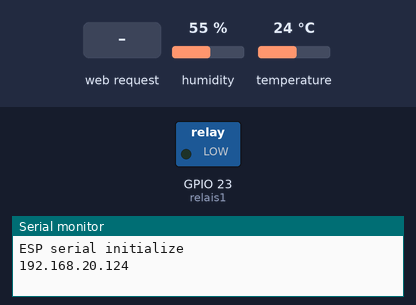
This sketch was run on a simulated ESP32. On the bench: switched loads named in the sketch (green lamp = pin HIGH), the last lines printed to the serial monitor. The test bench sets the inputs (shaded band); at power-on: humidity 55 %, temperature 24 °C. WiFi joins after 1.5 s; servers stay silent unless stated; EEPROM starts erased.

Above: at 2.4 s.
2.5 s: HTTP request GET / received
At 4.8 s:
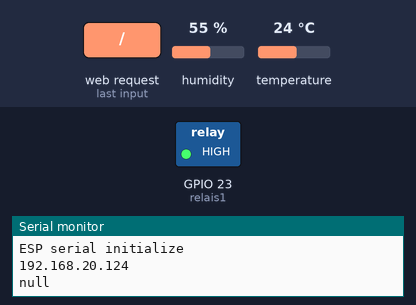
5.7 s: HTTP request GET /d received
At 7.9 s:
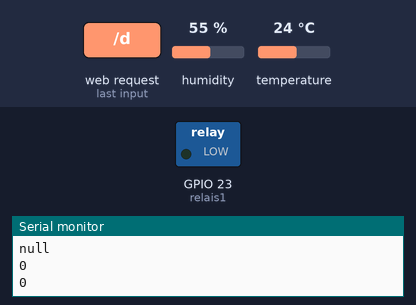
Timing chart, 0 to 9.4 s (numbered marks = the images above; inputs shaded):
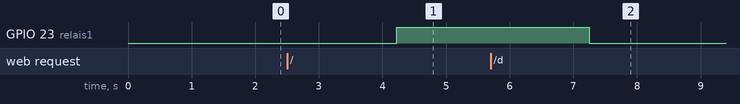

The sketch:

comino.ino
```cpp
#include <DHT.h>
#include <DHT_U.h>

#include <Preferences.h>

#include "WiFi.h"
#include "ESPAsyncWebServer.h"
#include <SPI.h>,
AsyncWebServer server(80);

Preferences preferences;

#define DHTPIN 15
#define DHTTYPE DHT11

const char* PARAM_INPUT_1 = "cmd";
const char* PARAM_INPUT_2 = "rtmp";
const int relais1 = 23;
String inputMessage = "null";
float h = 0.00;
float t = 0.00;
float hic = 0.00;
// definitions of your desired intranet created by the ESP32
IPAddress PageIP(192, 168, 20, 124);
IPAddress gateway(192, 168, 20, 198);
IPAddress subnet(255, 255, 255, 0);
IPAddress ip;
int Y1 = 0;
int Y2 = 0;
int C1 = 20;
int C2 = 50;

DHT dht(DHTPIN, DHTTYPE);

void setup() {
dht.begin();
Serial.begin(115200);
preferences.begin("variable", false);
Y1 = preferences.getInt("Y1",25);
Y2 = preferences.getInt("Y2",30);
Serial.println("ESP serial initialize");
delay(1000);
pinMode(relais1,OUTPUT);

WiFi.softAP("esp32wifi","11111111"); delay(100);
WiFi.softAPConfig(PageIP, gateway, subnet); delay(100);
IPAddress apip = WiFi.softAPIP(); Serial.println(apip);
/*
WiFi.begin("FideleS","@shley3107");
delay(100);
WiFi.config(PageIP, gateway, subnet);
delay(100);

while(WiFi.status() != WL_CONNECTED){
  delay(1000);
  Serial.println("Connexion en cours...");
}
Serial.println(WiFi.localIP());
*/
server.on("/", HTTP_GET, [] (AsyncWebServerRequest *request) {

if (request->hasParam(PARAM_INPUT_1)) {
inputMessage = request->getParam(PARAM_INPUT_1)->value();}
Serial.println( inputMessage );
if(inputMessage == "a"){
  request->send(200,"text/plain","OK");
}else if(inputMessage == "get"){
 /*
  if (isnan(h) || isnan(t)) {
    request->send(200,"text/plain","err");
    Serial.print("temp : ");
    Serial.println(t);
    return;
  }else{
    Serial.print("temp : ");
    Serial.println(t);
  }
  */
  String jul = String(t)+":"+String(h)+"!"+String(hic);
  request->send(200,"text/plain",jul);
}else{

}
});


server.on("/d", HTTP_GET, [] (AsyncWebServerRequest *request) {
  String msg;
if (request->hasParam(PARAM_INPUT_2)) {msg = request->getParam(PARAM_INPUT_2)->value();}
Serial.println( inputMessage );
if(inputMessage.length() != 0){
  request->send(200,"text/plain","OK");

  int a = msg.indexOf(":");
  String T1 = msg.substring(0,a);
  Y1 = T1.toInt();
  String T2 = msg.substring(a+1);
  Y2 = T2.toInt();
  preferences.putInt("Y1", Y1);
  preferences.putInt("Y2", Y2);
  Serial.println(Y1);
  Serial.println(Y2);
}
});
server.begin();
}

void loop() {

  h = dht.readHumidity();
   t = dht.readTemperature();
   hic = dht.computeHeatIndex(t, h, false);
  delay(3000);

 if (t > Y2){
    digitalWrite(relais1, LOW);
  }else if (Y1 > t){
    digitalWrite(relais1, HIGH);
  }
}
```

Measured:
- after the input at 5.7 s, GPIO 23 (relais1): HIGH → LOW after 1.5 s
